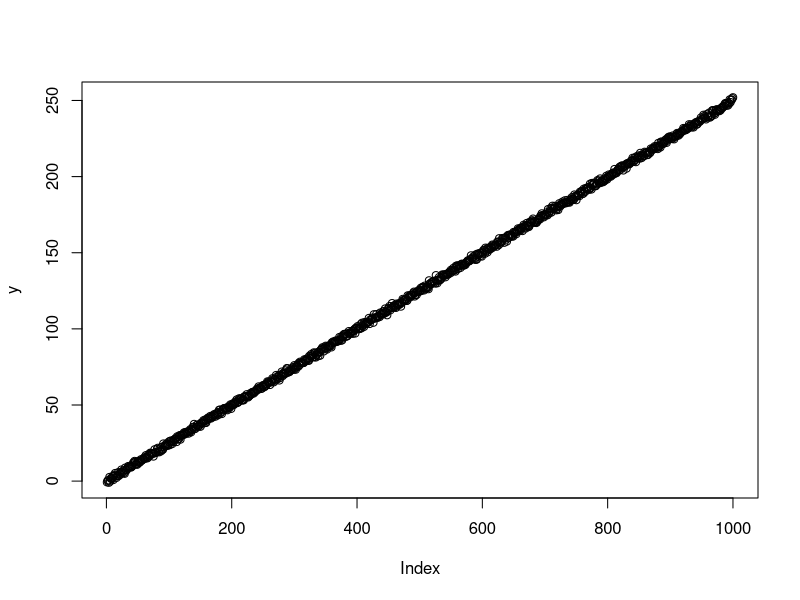
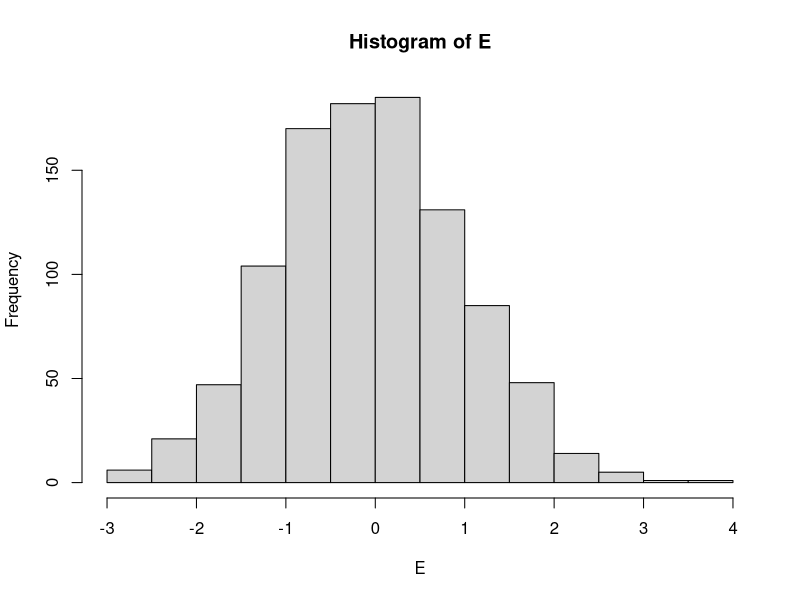
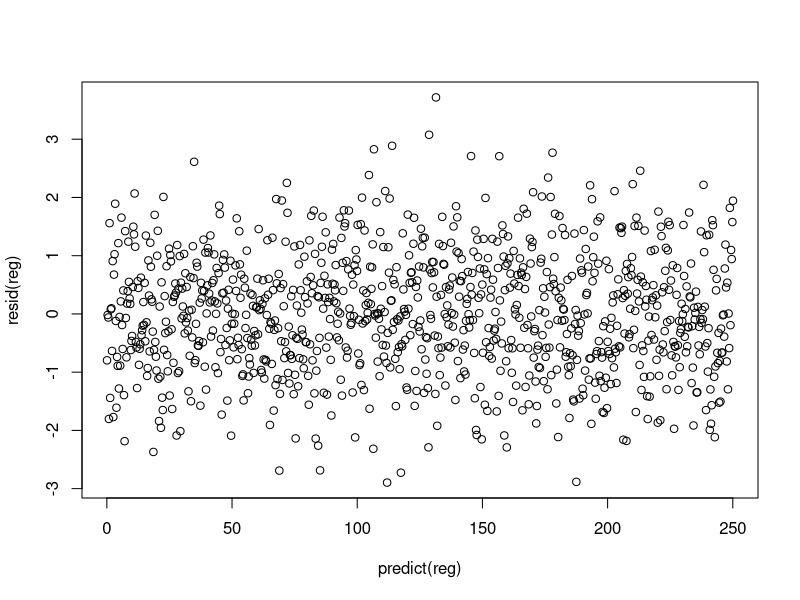

R code for these plots, in order:

# A regression equation is defined as y= bX + E
#b is the slope , X is the set of predictors and E is a gaussian error term to represent the inherent error in a model

# First we simulate E

# Because E is composed of Independently Identiacally Distributed draws (i.e each observation is one draw from an independent distribution ) ,
# We cant simply sample 1000 numbers from a normal distribution
# We have to sample 1 number from 1 different distribution, 1000 times

E <- vector()
for(i in 1:1000){
  E[i] <- rnorm(1)  
}

# X is just taken as 1000 random numbers

x <- 1:1000

#in this example the slope of .25 is taken

y = x*.25 + E 



plot(y)

hist(E)


reg <- lm(y~x)

plot(predict(reg),resid(reg))
